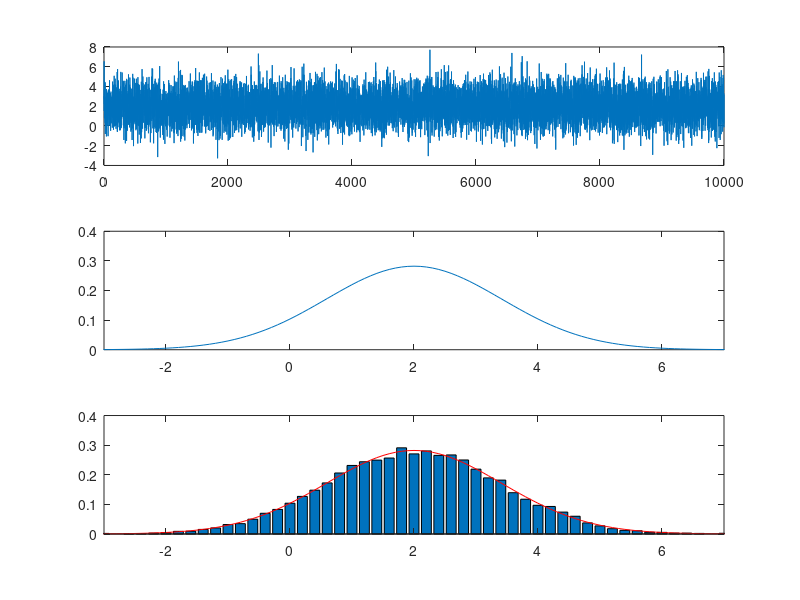
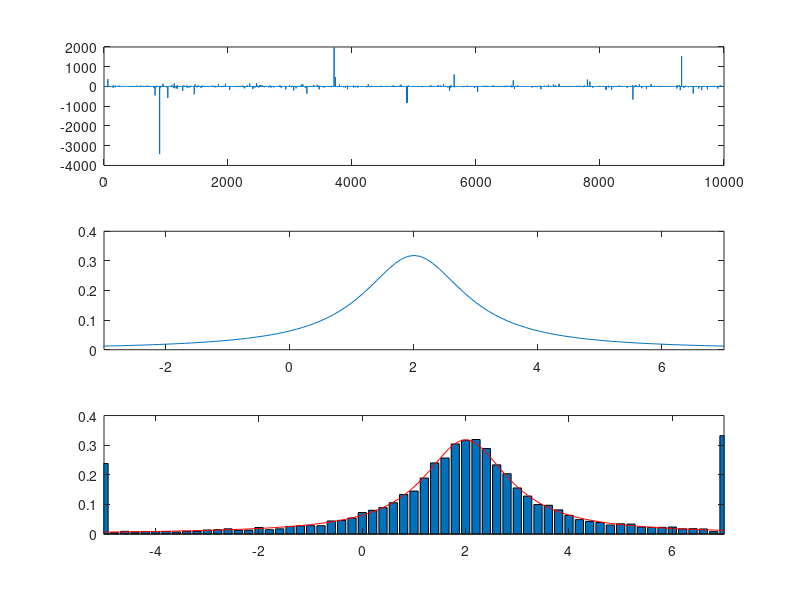

MATLAB code to generate these figures, in order:
N = 10000;

x = -5:0.1:8;
mg = 2;
varg = 2;
gaus = 2+ sqrt(2)*randn(N,1);
gauspdf = (1/(sqrt(2*pi*varg)))*exp(-((x - mg).^2)/(2*varg));
figure(1)
subplot(3,1,1);
plot(gaus);
subplot(3,1,2);
plot(x,gauspdf);
axis([-3 7 0 0.4]);

subplot(3,1,3);
left=-3; width=0.2; right=7;
bins=[left:width:right]; 
[yvalues,xvalues]=hist(gaus,bins);
yvalues=yvalues/(N*width);
bar(xvalues,yvalues);
axis([-3 7 0 0.4]);
hold on 
plot(x,gauspdf,'r');
hold off


a = 2;
b = 1;
gaus2 = randn(N,1);
cauchy = a + b*tan(pi*(gaus2 - 0.5));
% cauchy = (randn(N,1))./(randn(N,1));
cauchypdf = 1./(pi*b*(1 + ((x-a)./b).^2));
figure(2)
subplot(3,1,1);
plot(cauchy);
subplot(3,1,2);
plot(x,cauchypdf);
axis([-3 7 0 0.4]);

subplot(3,1,3);
left=-5; width=0.2; right=7;
bins=[left:width:right]; 
[yvalues,xvalues]=hist(cauchy,bins);
yvalues=yvalues/(N*width);
bar(xvalues,yvalues);
axis([left right 0 0.4]);
hold on 
plot(x,cauchypdf,'r');
hold off